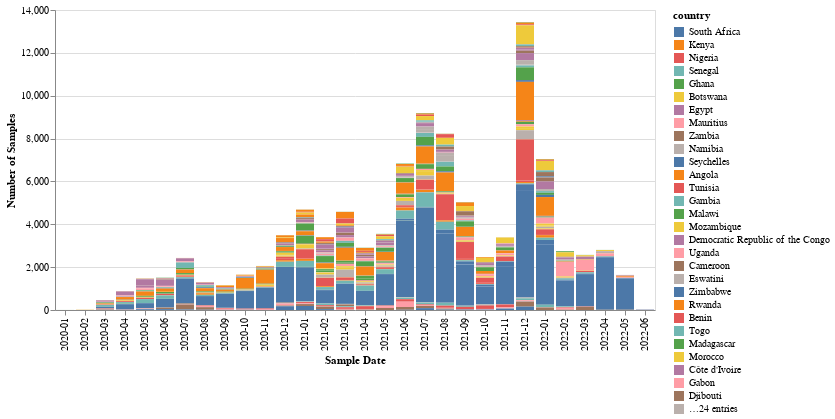

The cell this chart's notebook holds for it:
### Markdown cell above
## Other charts

These are not for country level reporting but illustrate other features of the GISAID Africa data

### Code cell
# SARS-CoV-2 sequence data in GISAID for all African countries
alt.Chart(
    africa_metadata.groupby(["date_yearmon", "country"]).count().reset_index(),
    width=600,
).mark_bar().encode(
    x=alt.X("date_yearmon:O", title="Sample Date"),
    y=alt.Y("virus", title="Number of Samples"),
    color=alt.Color("country", sort="-y"),
    tooltip="country",
)

### Figure 1 — Vega-Lite specification as saved in the notebook (floating-point values rounded to 4 significant figures; data arrays with more than 128 entries replaced by an {"elided": "..."} marker saying what was removed)
{"config": {"view": {"continuousWidth": 400, "continuousHeight": 300}}, "data": {"name": "data-5c694c72cf4beb9d9c7094418b393732"}, "mark": "bar", "encoding": {"color": {"field": "country", "sort": "-y", "type": "nominal"}, "tooltip": {"field": "country", "type": "nominal"}, "x": {"field": "date_yearmon", "title": "Sample Date", "type": "ordinal"}, "y": {"field": "virus", "title": "Number of Samples", "type": "quantitative"}}, "width": 600, "$schema": "https://vega.github.io/schema/vega-lite/v4.17.0.json", "datasets": {"data-5c694c72cf4beb9d9c7094418b393732": {"elided": "912 records"}}}
